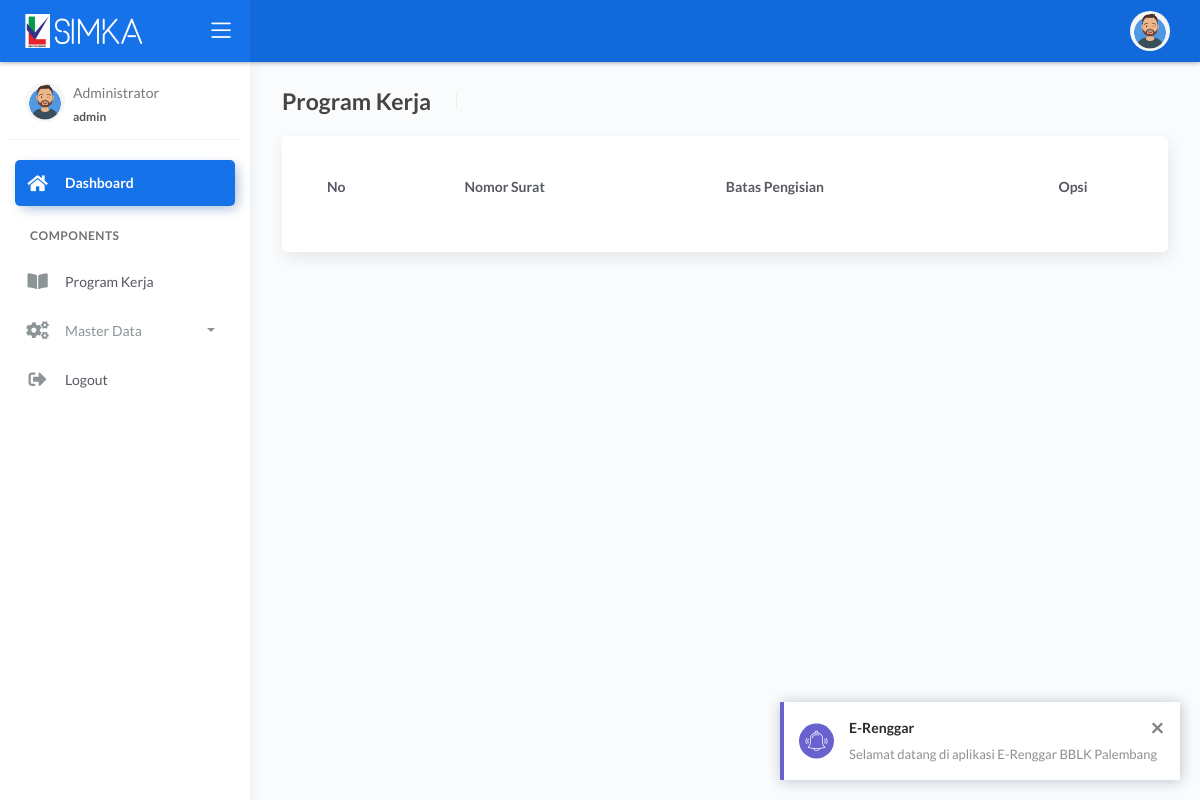
The page /instalasi/proker.php (signed in) on the database as committed earlier.
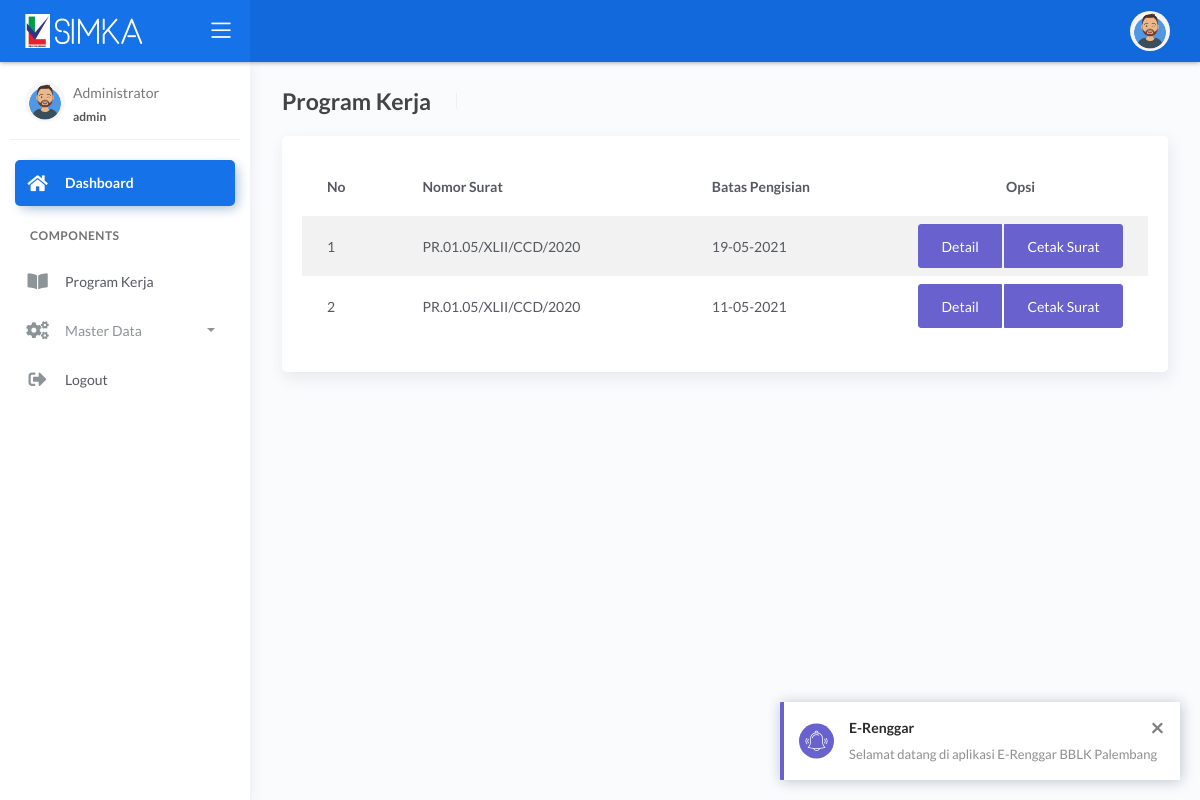
The same page on the database as committed later.
### tables this page shows
CREATE TABLE `surat_permohonan` (
  `id_surat_permohonan` int(11) NOT NULL,
  `no_surat` varchar(255) NOT NULL,
  `perihal` varchar(255) NOT NULL,
  `lampiran` varchar(255) NOT NULL,
  `tgl_surat` date NOT NULL,
  `judul_surat` varchar(255) NOT NULL,
  `isi_surat` text NOT NULL,
  `keterangan` varchar(255) NOT NULL,
  `tgl_batas_isi_proker` date DEFAULT NULL,
  `status_surat` varchar(255) NOT NULL
);

### instalasi/proker.php (the view, shortened to what this page needs)
<?php include 'header.php';
$pegawai=mysqli_query($koneksi,"SELECT * FROM surat_permohonan WHERE status_surat LIKE 'Telah divalidasi Kepala' ORDER BY id_surat_permohonan DESC ")or die(mysql_error());
?>
<div class="main-panel">
	<div class="content">
		<div class="page-inner">
			<div class="page-header">
				<h4 class="page-title">Program Kerja</h4>
				<ul class="breadcrumbs">
				</ul>
			</div>
			<div class="row">
				<div class="col-12">
					<div class="card">
						<div class="card-body">
							<div class="table-responsive">
								<table id="multi-filter-select" class="display table table-striped table-hover" >
									<thead>
										<tr>
											<th>No</th>
											<th>Nomor Surat</th>
											<th>Batas Pengisian</th>
											<th width="150px"><center>Opsi</center></th>
										</tr>
									</thead>
									<tbody>
										<?php
										$index = 0;
										while($d=mysqli_fetch_array($pegawai)){ ?>
											<tr>
												<td><?= $index+1; ?></td>
												<td><?= $d["no_surat"]; ?></td>
												<td><?= date_format(new DateTime($d['tgl_surat']),"d-m-Y") ?></td>
												<td>
													<div class="btn-group" role="group" aria-label="Basic example">
														<a href="detail-proker.php?id_surat=<?= $d['id_surat_permohonan']; ?>" type="button" class="btn btn-secondary">Detail</a>&nbsp;
														<button type="button" class="btn btn-secondary">Cetak Surat</button>
													</div>
												</td>
											</tr>
											<?php $index++; } ?>
										</tbody>
									</table>
								</div>
							</div>
						</div>
					</div>
				</div>
				<div class="row">
					<div class="col-12">
						</div>
					</div>
				</div>
			</div>
		</div>
		<?php include 'footer.php';?>

Rows that differ between the two databases and show on the page:
added surat_permohonan: no_surat "PR.01.05/XLII/CCD/2020", tgl_surat "19-05-2021"
added surat_permohonan: no_surat "PR.01.05/XLII/CCD/2020", tgl_surat "11-05-2021"
